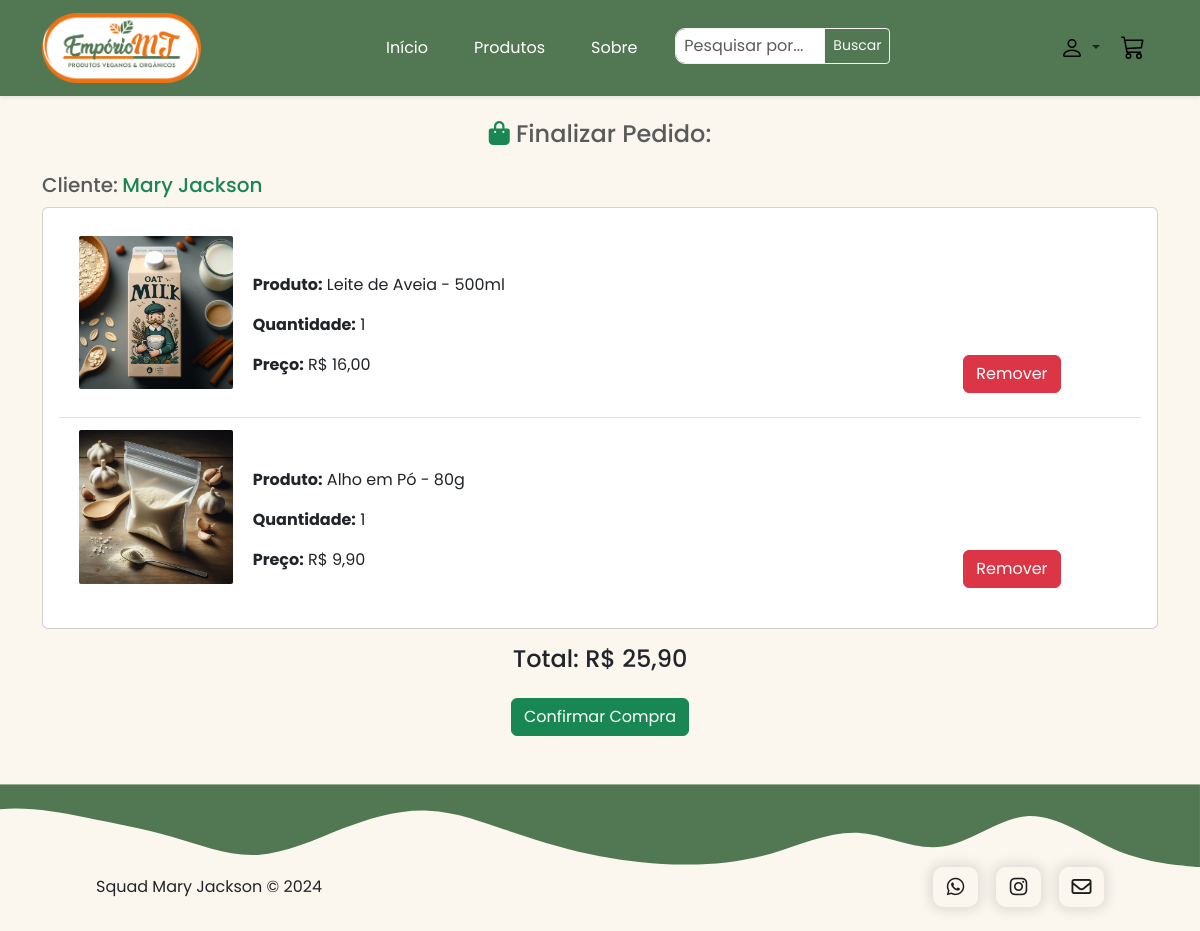
The page /finalizar_pedido/ on the database as committed earlier.
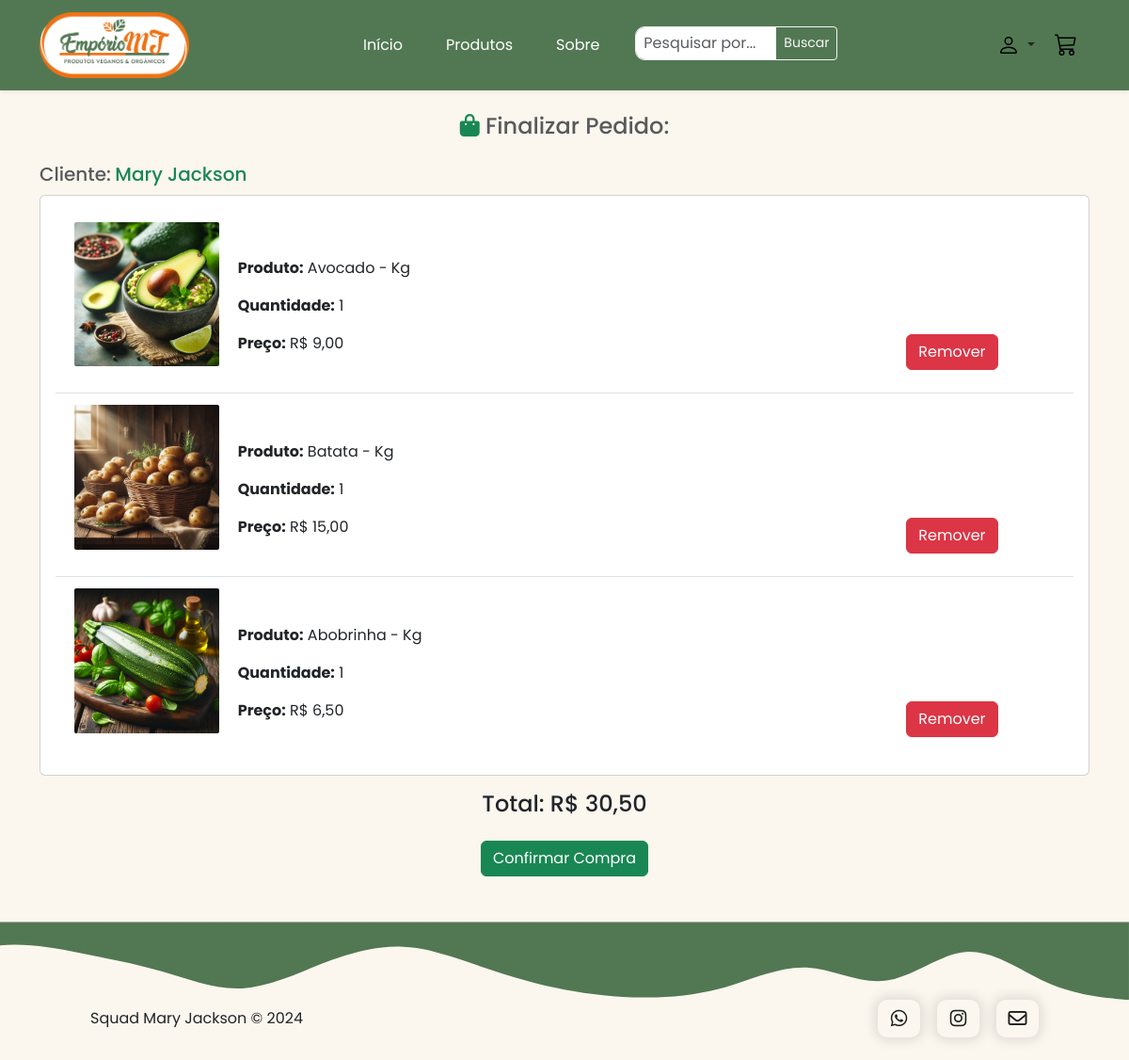
The same page on the database as committed later.
### app_MJ/models.py (models this page shows, shortened)
class CarrinhoProduto(models.Model):
    carrinho = models.ForeignKey(Carrinho, on_delete=models.CASCADE)
    produto = models.ForeignKey(Produto, on_delete=models.CASCADE)
    quantidade = models.IntegerField()
    preco = models.DecimalField(max_digits=5, decimal_places=2)
    data_pedido = models.DateTimeField(default=datetime.now, blank=True)

class Produto(models.Model):
    nome_produto = models.CharField(max_length=200, default='')
    categoria = models.ForeignKey(Categoria, on_delete=models.CASCADE, default=1)
    descricao = models.TextField()
    quantidade = models.IntegerField(default=0)
    imagem = models.ImageField(upload_to="", null=True, blank=True)
    preco = models.DecimalField(max_digits=5, decimal_places=2)
    data_produto = models.DateTimeField(default=datetime.now, blank=True)

### app_MJ/views.py (the view)
# urls.py: path('finalizar_pedido/', finalizar_pedido, name='finalizar_pedido'),
def finalizar_pedido(request):
    carrinhoprodutos = CarrinhoProduto.objects.all()
    total = sum(item.produto.preco * item.quantidade for item in carrinhoprodutos)
    return render(request, 'finalizar_pedido.html', {'carrinhoprodutos': carrinhoprodutos, 'total': total})

### templates/finalizar_pedido.html (shortened to what this page needs)
{% extends 'base.html' %}
{% block content %}
<div class="container mt-4 mb-5">
    <h3 class="text-muted text-center" style="font-size: 1.5rem;">
        <i class="fas fa-shopping-bag text-success" style="font-size: 1.5rem;"></i>
        Finalizar Pedido:
    </h3>
    <p class="mb-2 mt-4">
        <strong class="text-muted h5">Cliente:</strong>
        {% if carrinhoproduto.carrinho.cliente %}
            <span class="text-success h5">{{ carrinhoproduto.carrinho.cliente.nome_completo }}</span>
        {% else %}
            <span class="text-success h5">Mary Jackson</span>
        {% endif %}
    </p>
    <div class="card">
        <div class="card-body">
            <ul class="list-group list-group-flush">
                {% for carrinhoproduto in carrinhoprodutos %}
                <li class="list-group-item">
                    <div class="row g-3 mb-3">
                        <div class="col-4 col-md-3 col-lg-2">
                            {% if carrinhoproduto.produto.imagem %}
                                <img src="{{ carrinhoproduto.produto.imagem.url }}" class="img-thumbnail border-0" alt="{{ carrinhoproduto.produto.nome_produto }}">
                            {% endif %}
                        </div>
                        <div class="col-8 col-md-9 col-lg-7 col-xl-8 text-left align-self-end">
                            <p><strong>Produto:</strong> {{ carrinhoproduto.produto.nome_produto }}</p>
                            <p><strong>Quantidade:</strong> {{ carrinhoproduto.quantidade }}</p>
                            <p><strong>Preço:</strong> R$ {{ carrinhoproduto.produto.preco }}</p>
                        </div>
                        <div class="col-md-2 align-self-end text-endd">
                            <form action="{% url 'deletar_item_carrinho' carrinhoproduto.id %}" method="post">
                                <button type="submit" class="btn btn-danger">Remover</button>
                            </form>
                        </div>
                    </div>
                </li>
                {% endfor %}
            </ul>
        </div>
    </div>
    <div class="mt-3 mb-3 text-center">
        <h4>Total: R$ {{ total }}</h4>
        <form action="{% url 'finalizado' %}" method="post">
            <button type="submit" class="btn btn-success mt-3">Confirmar Compra</button>
        </form>
    </div>
</div>
{% endblock %}

Rows that differ between the two databases and show on the page:
removed CarrinhoProduto: produto.imagem (picture), produto.nome_produto "Leite de Aveia - 500ml", quantidade "1", produto.preco "16,00"
removed CarrinhoProduto: produto.imagem (picture), produto.nome_produto "Alho em Pó - 80g", quantidade "1", produto.preco "9,90"
added CarrinhoProduto: produto.imagem (picture), produto.nome_produto "Avocado - Kg", quantidade "1", produto.preco "9,00"
added CarrinhoProduto: produto.imagem (picture), produto.nome_produto "Batata - Kg", quantidade "1", produto.preco "15,00"
added CarrinhoProduto: produto.imagem (picture), produto.nome_produto "Abobrinha - Kg", quantidade "1", produto.preco "6,50"
Other text that changed with them:
{{ total }}: "25,90" → "30,50"
